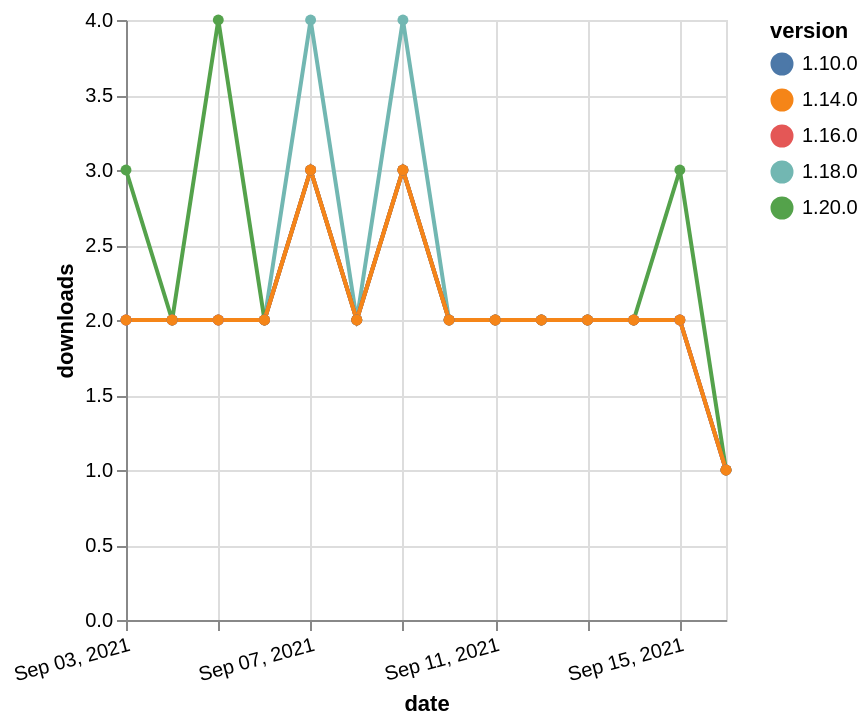

Write a Vega-Lite specification for this figure.
### Vega-Lite specification from a JSON file in a GitHub repository (floating-point values rounded to 4 significant figures)
{"$schema": "https://vega.github.io/schema/vega-lite/v5.json", "description": "A simple bar chart with embedded data.", "data": {"values": [{"date": "2021-09-03", "total": 691, "delta": 2, "version": "1.18.0"}, {"date": "2021-09-04", "total": 693, "delta": 2, "version": "1.18.0"}, {"date": "2021-09-05", "total": 695, "delta": 2, "version": "1.18.0"}, {"date": "2021-09-06", "total": 697, "delta": 2, "version": "1.18.0"}, {"date": "2021-09-07", "total": 701, "delta": 4, "version": "1.18.0"}, {"date": "2021-09-08", "total": 703, "delta": 2, "version": "1.18.0"}, {"date": "2021-09-09", "total": 707, "delta": 4, "version": "1.18.0"}, {"date": "2021-09-10", "total": 709, "delta": 2, "version": "1.18.0"}, {"date": "2021-09-11", "total": 711, "delta": 2, "version": "1.18.0"}, {"date": "2021-09-12", "total": 713, "delta": 2, "version": "1.18.0"}, {"date": "2021-09-13", "total": 715, "delta": 2, "version": "1.18.0"}, {"date": "2021-09-14", "total": 717, "delta": 2, "version": "1.18.0"}, {"date": "2021-09-15", "total": 719, "delta": 2, "version": "1.18.0"}, {"date": "2021-09-16", "total": 720, "delta": 1, "version": "1.18.0"}, {"date": "2021-09-03", "total": 2045, "delta": 2, "version": "1.10.0"}, {"date": "2021-09-04", "total": 2047, "delta": 2, "version": "1.10.0"}, {"date": "2021-09-05", "total": 2049, "delta": 2, "version": "1.10.0"}, {"date": "2021-09-06", "total": 2051, "delta": 2, "version": "1.10.0"}, {"date": "2021-09-07", "total": 2054, "delta": 3, "version": "1.10.0"}, {"date": "2021-09-08", "total": 2056, "delta": 2, "version": "1.10.0"}, {"date": "2021-09-09", "total": 2059, "delta": 3, "version": "1.10.0"}, {"date": "2021-09-10", "total": 2061, "delta": 2, "version": "1.10.0"}, {"date": "2021-09-11", "total": 2063, "delta": 2, "version": "1.10.0"}, {"date": "2021-09-12", "total": 2065, "delta": 2, "version": "1.10.0"}, {"date": "2021-09-13", "total": 2067, "delta": 2, "version": "1.10.0"}, {"date": "2021-09-14", "total": 2069, "delta": 2, "version": "1.10.0"}, {"date": "2021-09-15", "total": 2071, "delta": 2, "version": "1.10.0"}, {"date": "2021-09-16", "total": 2072, "delta": 1, "version": "1.10.0"}, {"date": "2021-09-03", "total": 227, "delta": 3, "version": "1.20.0"}, {"date": "2021-09-04", "total": 229, "delta": 2, "version": "1.20.0"}, {"date": "2021-09-05", "total": 233, "delta": 4, "version": "1.20.0"}, {"date": "2021-09-06", "total": 235, "delta": 2, "version": "1.20.0"}, {"date": "2021-09-07", "total": 238, "delta": 3, "version": "1.20.0"}, {"date": "2021-09-08", "total": 240, "delta": 2, "version": "1.20.0"}, {"date": "2021-09-09", "total": 243, "delta": 3, "version": "1.20.0"}, {"date": "2021-09-10", "total": 245, "delta": 2, "version": "1.20.0"}, {"date": "2021-09-11", "total": 247, "delta": 2, "version": "1.20.0"}, {"date": "2021-09-12", "total": 249, "delta": 2, "version": "1.20.0"}, {"date": "2021-09-13", "total": 251, "delta": 2, "version": "1.20.0"}, {"date": "2021-09-14", "total": 253, "delta": 2, "version": "1.20.0"}, {"date": "2021-09-15", "total": 256, "delta": 3, "version": "1.20.0"}, {"date": "2021-09-16", "total": 257, "delta": 1, "version": "1.20.0"}, {"date": "2021-09-03", "total": 1002, "delta": 2, "version": "1.16.0"}, {"date": "2021-09-04", "total": 1004, "delta": 2, "version": "1.16.0"}, {"date": "2021-09-05", "total": 1006, "delta": 2, "version": "1.16.0"}, {"date": "2021-09-06", "total": 1008, "delta": 2, "version": "1.16.0"}, {"date": "2021-09-07", "total": 1011, "delta": 3, "version": "1.16.0"}, {"date": "2021-09-08", "total": 1013, "delta": 2, "version": "1.16.0"}, {"date": "2021-09-09", "total": 1016, "delta": 3, "version": "1.16.0"}, {"date": "2021-09-10", "total": 1018, "delta": 2, "version": "1.16.0"}, {"date": "2021-09-11", "total": 1020, "delta": 2, "version": "1.16.0"}, {"date": "2021-09-12", "total": 1022, "delta": 2, "version": "1.16.0"}, {"date": "2021-09-13", "total": 1024, "delta": 2, "version": "1.16.0"}, {"date": "2021-09-14", "total": 1026, "delta": 2, "version": "1.16.0"}, {"date": "2021-09-15", "total": 1028, "delta": 2, "version": "1.16.0"}, {"date": "2021-09-16", "total": 1029, "delta": 1, "version": "1.16.0"}, {"date": "2021-09-03", "total": 1455, "delta": 2, "version": "1.14.0"}, {"date": "2021-09-04", "total": 1457, "delta": 2, "version": "1.14.0"}, {"date": "2021-09-05", "total": 1459, "delta": 2, "version": "1.14.0"}, {"date": "2021-09-06", "total": 1461, "delta": 2, "version": "1.14.0"}, {"date": "2021-09-07", "total": 1464, "delta": 3, "version": "1.14.0"}, {"date": "2021-09-08", "total": 1466, "delta": 2, "version": "1.14.0"}, {"date": "2021-09-09", "total": 1469, "delta": 3, "version": "1.14.0"}, {"date": "2021-09-10", "total": 1471, "delta": 2, "version": "1.14.0"}, {"date": "2021-09-11", "total": 1473, "delta": 2, "version": "1.14.0"}, {"date": "2021-09-12", "total": 1475, "delta": 2, "version": "1.14.0"}, {"date": "2021-09-13", "total": 1477, "delta": 2, "version": "1.14.0"}, {"date": "2021-09-14", "total": 1479, "delta": 2, "version": "1.14.0"}, {"date": "2021-09-15", "total": 1481, "delta": 2, "version": "1.14.0"}, {"date": "2021-09-16", "total": 1482, "delta": 1, "version": "1.14.0"}]}, "width": "container", "mark": {"type": "line", "point": {"filled": true}}, "encoding": {"x": {"field": "date", "type": "temporal", "timeUnit": "yearmonthdate", "title": "date", "axis": {"labelAngle": -15}}, "y": {"field": "delta", "type": "quantitative", "title": "downloads"}, "color": {"field": "version", "type": "nominal"}, "tooltip": {"field": "delta"}}}
